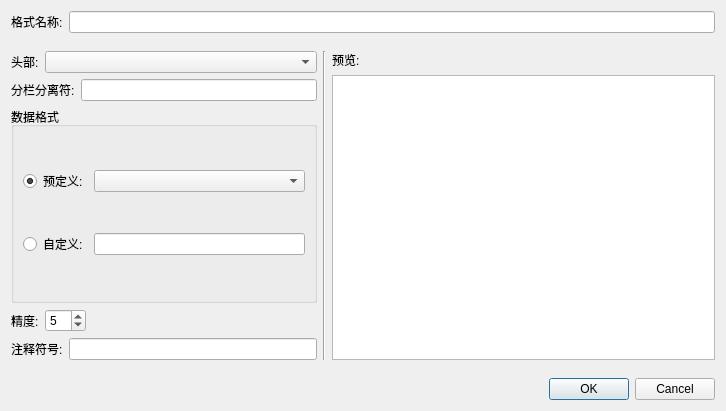
<?xml version="1.0" encoding="UTF-8"?>
<ui version="4.0">
 <class>EditFormatDialog</class>
 <widget class="QDialog" name="EditFormatDialog">
  <property name="geometry">
   <rect>
    <x>0</x>
    <y>0</y>
    <width>726</width>
    <height>411</height>
   </rect>
  </property>
  <layout class="QVBoxLayout" name="verticalLayout">
   <item>
    <layout class="QHBoxLayout" name="horizontalLayout_2">
     <item>
      <widget class="QLabel" name="label">
       <property name="text">
        <string>格式名称:</string>
       </property>
      </widget>
     </item>
     <item>
      <widget class="QLineEdit" name="FormatNameEdit"/>
     </item>
    </layout>
   </item>
   <item>
    <layout class="QHBoxLayout" name="horizontalLayout" stretch="4,0,5">
     <property name="topMargin">
      <number>12</number>
     </property>
     <property name="bottomMargin">
      <number>12</number>
     </property>
     <item>
      <layout class="QVBoxLayout" name="verticalLayout_2">
       <item>
        <layout class="QHBoxLayout" name="horizontalLayout_7" stretch="0,1">
         <item>
          <widget class="QLabel" name="label_4">
           <property name="text">
            <string>头部:</string>
           </property>
          </widget>
         </item>
         <item>
          <widget class="QComboBox" name="HeaderComboBox"/>
         </item>
        </layout>
       </item>
       <item>
        <layout class="QHBoxLayout" name="horizontalLayout_4">
         <item>
          <widget class="QLabel" name="label_3">
           <property name="text">
            <string>分栏分离符:</string>
           </property>
          </widget>
         </item>
         <item>
          <widget class="QLineEdit" name="ColSepEdit"/>
         </item>
        </layout>
       </item>
       <item>
        <widget class="QGroupBox" name="DateGroupBox">
         <property name="title">
          <string>数据格式</string>
         </property>
         <property name="flat">
          <bool>false</bool>
         </property>
         <layout class="QVBoxLayout" name="verticalLayout_4">
          <item>
           <layout class="QHBoxLayout" name="horizontalLayout_6" stretch="0,1">
            <item>
             <widget class="QRadioButton" name="PredefDateRadioButton">
              <property name="text">
               <string>预定义:</string>
              </property>
              <property name="checked">
               <bool>true</bool>
              </property>
             </widget>
            </item>
            <item>
             <widget class="QComboBox" name="DateComboBox"/>
            </item>
           </layout>
          </item>
          <item>
           <layout class="QHBoxLayout" name="horizontalLayout_5">
            <item>
             <widget class="QRadioButton" name="CustomDateRadioButton">
              <property name="text">
               <string>自定义:</string>
              </property>
             </widget>
            </item>
            <item>
             <widget class="QLineEdit" name="CustomDateEdit"/>
            </item>
           </layout>
          </item>
         </layout>
        </widget>
       </item>
       <item>
        <layout class="QHBoxLayout" name="horizontalLayout_3">
         <item>
          <widget class="QLabel" name="label_6">
           <property name="text">
            <string>精度:</string>
           </property>
          </widget>
         </item>
         <item>
          <widget class="QSpinBox" name="PrecisionSpinBox">
           <property name="value">
            <number>5</number>
           </property>
          </widget>
         </item>
         <item>
          <spacer name="horizontalSpacer">
           <property name="orientation">
            <enum>Qt::Horizontal</enum>
           </property>
           <property name="sizeHint" stdset="0">
            <size>
             <width>40</width>
             <height>20</height>
            </size>
           </property>
          </spacer>
         </item>
        </layout>
       </item>
       <item>
        <layout class="QHBoxLayout" name="horizontalLayout_8">
         <item>
          <widget class="QLabel" name="label_5">
           <property name="text">
            <string>注释符号:</string>
           </property>
          </widget>
         </item>
         <item>
          <widget class="QLineEdit" name="CommentCharEdit"/>
         </item>
        </layout>
       </item>
      </layout>
     </item>
     <item>
      <widget class="QFrame" name="frame">
       <property name="frameShape">
        <enum>QFrame::VLine</enum>
       </property>
       <property name="frameShadow">
        <enum>QFrame::Sunken</enum>
       </property>
      </widget>
     </item>
     <item>
      <layout class="QVBoxLayout" name="verticalLayout_3">
       <item>
        <widget class="QLabel" name="label_2">
         <property name="text">
          <string>预览:</string>
         </property>
        </widget>
       </item>
       <item>
        <widget class="QTextEdit" name="PreviewEdit">
         <property name="frameShadow">
          <enum>QFrame::Plain</enum>
         </property>
         <property name="lineWrapMode">
          <enum>QTextEdit::NoWrap</enum>
         </property>
         <property name="readOnly">
          <bool>true</bool>
         </property>
        </widget>
       </item>
      </layout>
     </item>
    </layout>
   </item>
   <item>
    <widget class="QDialogButtonBox" name="ButtonBox">
     <property name="standardButtons">
      <set>QDialogButtonBox::Cancel|QDialogButtonBox::Ok</set>
     </property>
    </widget>
   </item>
  </layout>
 </widget>
 <resources/>
 <connections/>
</ui>
